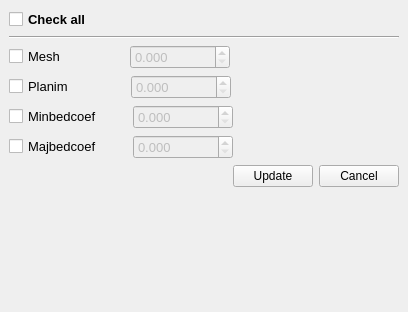
<?xml version="1.0" encoding="UTF-8"?>
<ui version="4.0">
 <class>DockWidget</class>
 <widget class="QDockWidget" name="DockWidget">
  <property name="geometry">
   <rect>
    <x>0</x>
    <y>0</y>
    <width>408</width>
    <height>312</height>
   </rect>
  </property>
  <property name="windowTitle">
   <string>DockWidget</string>
  </property>
  <widget class="QWidget" name="dockWidgetContents">
   <layout class="QGridLayout" name="gridLayout">
    <item row="0" column="0">
     <layout class="QVBoxLayout" name="verticalLayout">
      <item>
       <layout class="QHBoxLayout" name="horizontalLayout_2">
        <item>
         <widget class="QCheckBox" name="chall">
          <property name="minimumSize">
           <size>
            <width>100</width>
            <height>0</height>
           </size>
          </property>
          <property name="font">
           <font>
            <pointsize>10</pointsize>
            <weight>75</weight>
            <bold>true</bold>
           </font>
          </property>
          <property name="text">
           <string>Check all</string>
          </property>
         </widget>
        </item>
        <item>
         <spacer name="horizontalSpacer_2">
          <property name="orientation">
           <enum>Qt::Horizontal</enum>
          </property>
          <property name="sizeHint" stdset="0">
           <size>
            <width>40</width>
            <height>20</height>
           </size>
          </property>
         </spacer>
        </item>
       </layout>
      </item>
      <item>
       <widget class="Line" name="line">
        <property name="orientation">
         <enum>Qt::Horizontal</enum>
        </property>
       </widget>
      </item>
      <item>
       <layout class="QHBoxLayout" name="horizontalLayout">
        <item>
         <widget class="QCheckBox" name="ch_mesh">
          <property name="sizePolicy">
           <sizepolicy hsizetype="Minimum" vsizetype="Fixed">
            <horstretch>0</horstretch>
            <verstretch>0</verstretch>
           </sizepolicy>
          </property>
          <property name="minimumSize">
           <size>
            <width>100</width>
            <height>0</height>
           </size>
          </property>
          <property name="font">
           <font>
            <pointsize>10</pointsize>
           </font>
          </property>
          <property name="toolTip">
           <string>&lt;html&gt;&lt;head/&gt;&lt;body&gt;&lt;p&gt;Horizontal discretization&lt;/p&gt;&lt;/body&gt;&lt;/html&gt;</string>
          </property>
          <property name="text">
           <string>Mesh                </string>
          </property>
         </widget>
        </item>
        <item>
         <widget class="QDoubleSpinBox" name="dsp_mesh">
          <property name="enabled">
           <bool>false</bool>
          </property>
          <property name="minimumSize">
           <size>
            <width>100</width>
            <height>0</height>
           </size>
          </property>
          <property name="font">
           <font>
            <pointsize>10</pointsize>
           </font>
          </property>
          <property name="decimals">
           <number>3</number>
          </property>
          <property name="maximum">
           <double>9999999.000000000000000</double>
          </property>
         </widget>
        </item>
        <item>
         <spacer name="horizontalSpacer">
          <property name="orientation">
           <enum>Qt::Horizontal</enum>
          </property>
          <property name="sizeHint" stdset="0">
           <size>
            <width>40</width>
            <height>20</height>
           </size>
          </property>
         </spacer>
        </item>
       </layout>
      </item>
      <item>
       <layout class="QHBoxLayout" name="horizontalLayout_3">
        <item>
         <widget class="QCheckBox" name="ch_planim">
          <property name="minimumSize">
           <size>
            <width>100</width>
            <height>0</height>
           </size>
          </property>
          <property name="font">
           <font>
            <pointsize>10</pointsize>
           </font>
          </property>
          <property name="toolTip">
           <string>&lt;html&gt;&lt;head/&gt;&lt;body&gt;&lt;p&gt;Planimetry (vertical discretization)&lt;/p&gt;&lt;/body&gt;&lt;/html&gt;</string>
          </property>
          <property name="text">
           <string>Planim              </string>
          </property>
         </widget>
        </item>
        <item>
         <widget class="QDoubleSpinBox" name="dsp_planim">
          <property name="enabled">
           <bool>false</bool>
          </property>
          <property name="sizePolicy">
           <sizepolicy hsizetype="Minimum" vsizetype="Fixed">
            <horstretch>0</horstretch>
            <verstretch>0</verstretch>
           </sizepolicy>
          </property>
          <property name="minimumSize">
           <size>
            <width>100</width>
            <height>0</height>
           </size>
          </property>
          <property name="font">
           <font>
            <pointsize>10</pointsize>
           </font>
          </property>
          <property name="decimals">
           <number>3</number>
          </property>
          <property name="maximum">
           <double>9999999.000000000000000</double>
          </property>
         </widget>
        </item>
        <item>
         <spacer name="horizontalSpacer_3">
          <property name="orientation">
           <enum>Qt::Horizontal</enum>
          </property>
          <property name="sizeHint" stdset="0">
           <size>
            <width>40</width>
            <height>20</height>
           </size>
          </property>
         </spacer>
        </item>
       </layout>
      </item>
      <item>
       <layout class="QHBoxLayout" name="horizontalLayout_5">
        <item>
         <widget class="QCheckBox" name="ch_minbedcoef">
          <property name="minimumSize">
           <size>
            <width>100</width>
            <height>0</height>
           </size>
          </property>
          <property name="font">
           <font>
            <pointsize>10</pointsize>
           </font>
          </property>
          <property name="toolTip">
           <string>&lt;html&gt;&lt;head/&gt;&lt;body&gt;&lt;p&gt;Friction  coefficient of the minor bed&lt;/p&gt;&lt;/body&gt;&lt;/html&gt;</string>
          </property>
          <property name="text">
           <string>Minbedcoef       </string>
          </property>
         </widget>
        </item>
        <item>
         <widget class="QDoubleSpinBox" name="dsp_minbedcoef">
          <property name="enabled">
           <bool>false</bool>
          </property>
          <property name="minimumSize">
           <size>
            <width>100</width>
            <height>0</height>
           </size>
          </property>
          <property name="font">
           <font>
            <pointsize>10</pointsize>
           </font>
          </property>
          <property name="decimals">
           <number>3</number>
          </property>
          <property name="maximum">
           <double>9999999.000000000000000</double>
          </property>
         </widget>
        </item>
        <item>
         <spacer name="horizontalSpacer_4">
          <property name="orientation">
           <enum>Qt::Horizontal</enum>
          </property>
          <property name="sizeHint" stdset="0">
           <size>
            <width>40</width>
            <height>20</height>
           </size>
          </property>
         </spacer>
        </item>
       </layout>
      </item>
      <item>
       <layout class="QHBoxLayout" name="horizontalLayout_4">
        <item>
         <widget class="QCheckBox" name="ch_majbedcoef">
          <property name="minimumSize">
           <size>
            <width>100</width>
            <height>0</height>
           </size>
          </property>
          <property name="font">
           <font>
            <pointsize>10</pointsize>
           </font>
          </property>
          <property name="toolTip">
           <string>&lt;html&gt;&lt;head/&gt;&lt;body&gt;&lt;p&gt;Friction coefficient of the major bed&lt;/p&gt;&lt;/body&gt;&lt;/html&gt;</string>
          </property>
          <property name="text">
           <string>Majbedcoef       </string>
          </property>
         </widget>
        </item>
        <item>
         <widget class="QDoubleSpinBox" name="dsp_majbedcoef">
          <property name="enabled">
           <bool>false</bool>
          </property>
          <property name="minimumSize">
           <size>
            <width>100</width>
            <height>0</height>
           </size>
          </property>
          <property name="font">
           <font>
            <pointsize>10</pointsize>
           </font>
          </property>
          <property name="decimals">
           <number>3</number>
          </property>
          <property name="maximum">
           <double>9999999.000000000000000</double>
          </property>
         </widget>
        </item>
        <item>
         <spacer name="horizontalSpacer_5">
          <property name="orientation">
           <enum>Qt::Horizontal</enum>
          </property>
          <property name="sizeHint" stdset="0">
           <size>
            <width>40</width>
            <height>20</height>
           </size>
          </property>
         </spacer>
        </item>
       </layout>
      </item>
      <item>
       <layout class="QHBoxLayout" name="horizontalLayout_6">
        <item>
         <spacer name="horizontalSpacer_6">
          <property name="orientation">
           <enum>Qt::Horizontal</enum>
          </property>
          <property name="sizeHint" stdset="0">
           <size>
            <width>40</width>
            <height>20</height>
           </size>
          </property>
         </spacer>
        </item>
        <item>
         <widget class="QPushButton" name="bupdate">
          <property name="text">
           <string>Update</string>
          </property>
         </widget>
        </item>
        <item>
         <widget class="QPushButton" name="bcancel">
          <property name="text">
           <string>Cancel</string>
          </property>
         </widget>
        </item>
       </layout>
      </item>
     </layout>
    </item>
    <item row="1" column="0">
     <spacer name="verticalSpacer">
      <property name="orientation">
       <enum>Qt::Vertical</enum>
      </property>
      <property name="sizeHint" stdset="0">
       <size>
        <width>20</width>
        <height>83</height>
       </size>
      </property>
     </spacer>
    </item>
   </layout>
  </widget>
 </widget>
 <resources/>
 <connections>
  <connection>
   <sender>ch_majbedcoef</sender>
   <signal>toggled(bool)</signal>
   <receiver>dsp_majbedcoef</receiver>
   <slot>setEnabled(bool)</slot>
   <hints>
    <hint type="sourcelabel">
     <x>60</x>
     <y>166</y>
    </hint>
    <hint type="destinationlabel">
     <x>166</x>
     <y>166</y>
    </hint>
   </hints>
  </connection>
  <connection>
   <sender>ch_planim</sender>
   <signal>toggled(bool)</signal>
   <receiver>dsp_planim</receiver>
   <slot>setEnabled(bool)</slot>
   <hints>
    <hint type="sourcelabel">
     <x>60</x>
     <y>109</y>
    </hint>
    <hint type="destinationlabel">
     <x>166</x>
     <y>109</y>
    </hint>
   </hints>
  </connection>
  <connection>
   <sender>ch_mesh</sender>
   <signal>toggled(bool)</signal>
   <receiver>dsp_mesh</receiver>
   <slot>setEnabled(bool)</slot>
   <hints>
    <hint type="sourcelabel">
     <x>60</x>
     <y>80</y>
    </hint>
    <hint type="destinationlabel">
     <x>166</x>
     <y>80</y>
    </hint>
   </hints>
  </connection>
  <connection>
   <sender>ch_minbedcoef</sender>
   <signal>toggled(bool)</signal>
   <receiver>dsp_minbedcoef</receiver>
   <slot>setEnabled(bool)</slot>
   <hints>
    <hint type="sourcelabel">
     <x>60</x>
     <y>137</y>
    </hint>
    <hint type="destinationlabel">
     <x>166</x>
     <y>137</y>
    </hint>
   </hints>
  </connection>
 </connections>
</ui>
